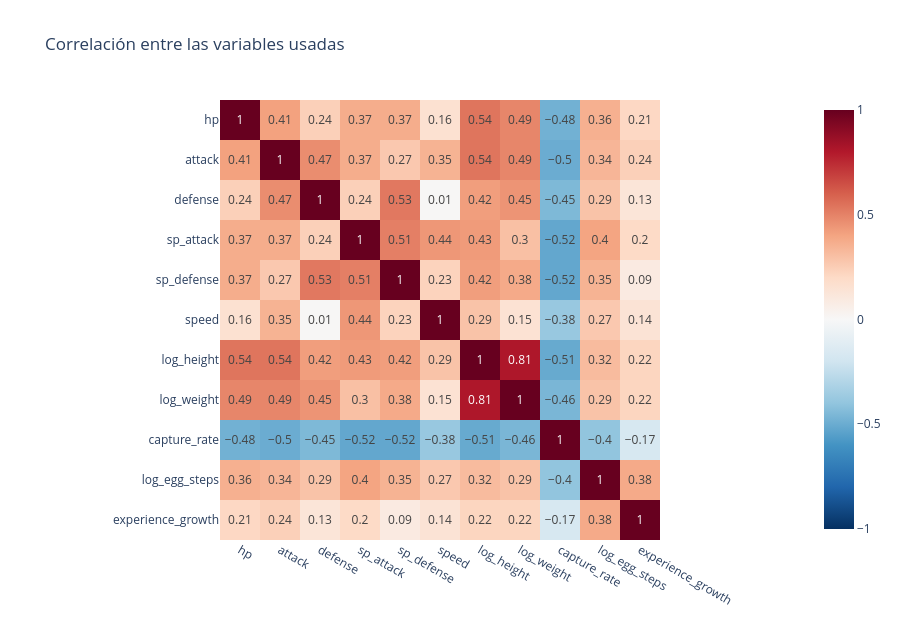

Notebook source saved alongside this figure:
### Code cell
corr = df[VARS_CLUSTER].corr().round(2)
fig = px.imshow(corr, text_auto=True, zmin=-1, zmax=1, color_continuous_scale="RdBu_r",
                title="Correlación entre las variables usadas", template=PLANTILLA, height=620)
fig.show()

### Figure 1 — Plotly figure (JSON) as saved in the notebook; plotly's stock layout.template omitted (floating-point values rounded to 4 significant figures)
{"data": [{"coloraxis": "coloraxis", "hovertemplate": "x: %{x}<br>y: %{y}<br>color: %{z}<extra></extra>", "name": "0", "texttemplate": "%{z}", "type": "heatmap", "x": ["hp", "attack", "defense", "sp_attack", "sp_defense", "speed", "log_height", "log_weight", "capture_rate", "log_egg_steps", "experience_growth"], "xaxis": "x", "y": ["hp", "attack", "defense", "sp_attack", "sp_defense", "speed", "log_height", "log_weight", "capture_rate", "log_egg_steps", "experience_growth"], "yaxis": "y", "z": [[1.0, 0.41, 0.24, 0.37, 0.37, 0.16, 0.54, 0.49, -0.48, 0.36, 0.21], [0.41, 1.0, 0.47, 0.37, 0.27, 0.35, 0.54, 0.49, -0.5, 0.34, 0.24], [0.24, 0.47, 1.0, 0.24, 0.53, 0.01, 0.42, 0.45, -0.45, 0.29, 0.13], [0.37, 0.37, 0.24, 1.0, 0.51, 0.44, 0.43, 0.3, -0.52, 0.4, 0.2], [0.37, 0.27, 0.53, 0.51, 1.0, 0.23, 0.42, 0.38, -0.52, 0.35, 0.09], [0.16, 0.35, 0.01, 0.44, 0.23, 1.0, 0.29, 0.15, -0.38, 0.27, 0.14], [0.54, 0.54, 0.42, 0.43, 0.42, 0.29, 1.0, 0.81, -0.51, 0.32, 0.22], [0.49, 0.49, 0.45, 0.3, 0.38, 0.15, 0.81, 1.0, -0.46, 0.29, 0.22], [-0.48, -0.5, -0.45, -0.52, -0.52, -0.38, -0.51, -0.46, 1.0, -0.4, -0.17], [0.36, 0.34, 0.29, 0.4, 0.35, 0.27, 0.32, 0.29, -0.4, 1.0, 0.38], [0.21, 0.24, 0.13, 0.2, 0.09, 0.14, 0.22, 0.22, -0.17, 0.38, 1.0]]}], "layout": {"coloraxis": {"autocolorscale": false, "cmax": 1, "cmin": -1, "colorscale": [[0, "rgb(5,48,97)"], [0.1, "rgb(33,102,172)"], [0.2, "rgb(67,147,195)"], [0.3, "rgb(146,197,222)"], [0.4, "rgb(209,229,240)"], [0.5, "rgb(247,247,247)"], [0.6, "rgb(253,219,199)"], [0.7, "rgb(244,165,130)"], [0.8, "rgb(214,96,77)"], [0.9, "rgb(178,24,43)"], [1, "rgb(103,0,31)"]]}, "height": 620, "title": {"text": "Correlación entre las variables usadas"}, "xaxis": {"anchor": "y", "constrain": "domain", "domain": [0, 1], "scaleanchor": "y"}, "yaxis": {"anchor": "x", "autorange": "reversed", "constrain": "domain", "domain": [0, 1]}}}
